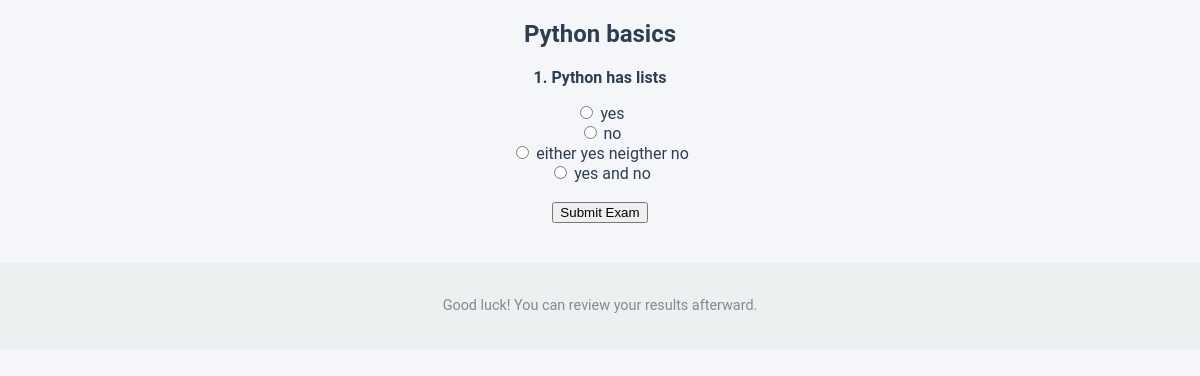
The page /take_exam/1 (signed in) on the database its author committed.
### app.py (models this page shows)
class Exam(db.Model):
    id = db.Column(db.Integer, primary_key=True)
    title = db.Column(db.String(150), nullable=False)
    description = db.Column(db.String(300))
    questions = db.relationship('Question', backref='exam', lazy=True)

class Question(db.Model):
    id = db.Column(db.Integer, primary_key=True)
    exam_id = db.Column(db.Integer, db.ForeignKey('exam.id'), nullable=False)
    question_text = db.Column(db.String(500), nullable=False)
    option1 = db.Column(db.String(200), nullable=False)
    option2 = db.Column(db.String(200), nullable=False)
    option3 = db.Column(db.String(200), nullable=False)
    option4 = db.Column(db.String(200), nullable=False)
    correct_option = db.Column(db.String(200), nullable=False)

### app.py (the view, shortened to what this page needs)
@app.route('/take_exam/<int:exam_id>', methods=['GET', 'POST'])
@login_required
def take_exam(exam_id):
    exam = Exam.query.get_or_404(exam_id)
    questions = Question.query.filter_by(exam_id=exam.id).all()
    return render_template('exam.html', exam=exam, questions=questions)

### app.py (called while the page is built)
def login_required(f):
    @wraps(f)
    def decorated_function(*args, **kwargs):
        if 'user_id' not in session:
            flash("Please login to access this page.", "warning")
            return redirect(url_for('login'))
        return f(*args, **kwargs)
    return decorated_function

@app.before_request
def load_logged_in_user():
    g.user = None
    if 'user_id' in session:
        g.user = User.query.get(session['user_id'])

### templates/exam.html (shortened to what this page needs)
<!DOCTYPE html>
<html lang="en">
<head>
    <link rel="stylesheet" href="{{ url_for('static', filename='style.css') }}">
</head>
<body>
    <h2>{{ exam.title }}</h2>
    <form method="POST">
        {% for q in questions %}
            <p><b>{{ loop.index }}. {{ q.question_text }}</b></p>
            <input type="radio" name="{{ q.id }}" value="{{ q.option1 }}"> {{ q.option1 }}<br>
            <input type="radio" name="{{ q.id }}" value="{{ q.option2 }}"> {{ q.option2 }}<br>
            <input type="radio" name="{{ q.id }}" value="{{ q.option3 }}"> {{ q.option3 }}<br>
            <input type="radio" name="{{ q.id }}" value="{{ q.option4 }}"> {{ q.option4 }}<br><br>
        {% endfor %}
        <button type="submit">Submit Exam</button>
    </form>
    <footer>
        <p>Good luck! You can review your results afterward.</p>
    </footer>
</body>
</html>

### static/style.css (style rules this page uses)
body { font-family: 'Roboto', Arial, sans-serif; background-color: #f5f6fa; margin: 0; padding: 0; color: #2c3e50; text-align: center; }
footer { background-color: #ecf0f1; padding: 20px 0; margin-top: 40px; font-size: 0.9em; color: #7f8c8d; }

### rows shown on the page
Exam: title "Python basics"
Question: question_text "Python has lists", option1 "yes", option2 "no", option3 "either yes neigther no", option4 "yes and no"
